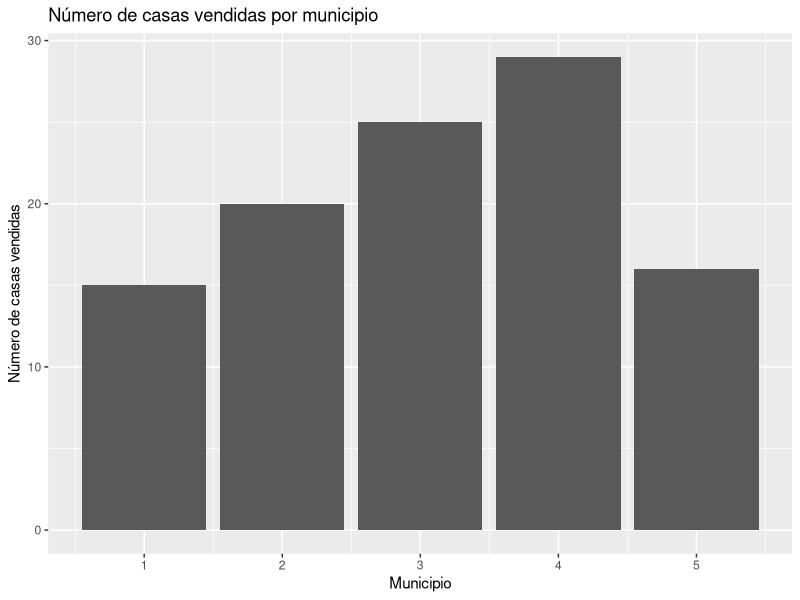
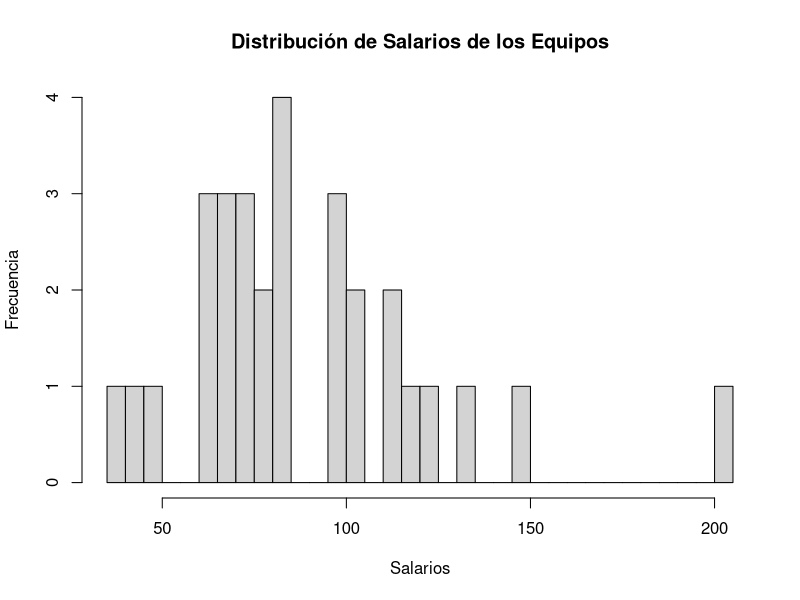

R code for these plots, in order:
# 51. Consulte los datos de inmobiliarias que aparecen en el apéndice A, al final del libro, los cuales contienen información sobre las casas vendidas en el área de Goodyear, Arizona, el año pasado.
# Seleccione un intervalo de clase apropiado, y organice los precios de venta en una distribución de
# frecuencias. Escriba un breve reporte que resuma sus resultados. Asegúrese de contestar las
# siguientes preguntas en dicho reporte.
# a) ¿Alrededor de qué valores tienden a acumularse los datos?
#   b) ¿Cuál es el precio de venta más alto? ¿Cuál es el precio de venta más bajo?
#   c) Elabore una distribución de frecuencias acumulativas. ¿Cuántas casas se vendieron en menos
# de $200 000? Calcule el porcentaje de casas que se vendieron en más de $220 000. ¿Qué porcentaje de casas se vendió en menos de $125 000?
#   d) Remítase a la variable con respecto a los municipios. Elabore una gráfica de barras que muestre el número de casas vendidas en cada municipio. ¿Existen diferencias o el número de casas
# que se vendieron en cada municipio es más o menos igual?
#   52. Consulte los datos Baseball 2009, los cuales contienen información sobre los 30 equipos de las
# Ligas Mayores de Béisbol durante la temporada 2009. Seleccione un intervalo de clase apropiado
# y organice la información sobre los salarios de los equipos en una distribución de frecuencias.
# a) ¿Cuál es el salario típico de un equipo? ¿Cuál es el rango de salarios?
#   b) Comente la forma de la distribución. ¿Parece que alguno de los salarios de los equipos no se
# encuentra en línea con los demás?
#   c) Diseñe una distribución de frecuencias acumulativas. ¿Cuarenta por ciento de los equipos
# pagan menos que cuál cantidad del salario total del equipo? ¿Cuántos equipos aproximadamente tiene salarios totales inferiores a $80 000 000?
#   31 49 19 62 24 45 23 51 55 60
# 40 35 54 26 57 37 43 65 18 41
# 50 56 4 54 39 52 35 51 63 42
# 47 1 8 46 76 26 4 3 39 45
# 4 21 80 63 100 65 91 29 7 15
# 7 52 87 39 106 25 55 2 3 8
# 14 38 59 33 76 71 37 51 1 24
# 35 86 185 13 7 43 36 20 79 9

# Cargar los datos inmobiliarios
real_estate <- read.csv("goodyearArizona.txt", header = TRUE, sep = "")

# Seleccionar la columna de precios de venta
precios <- real_estate$Precio

# Seleccionar un intervalo de clase apropiado
intervalo <- 25000

# Organizar los precios de venta en una distribución de frecuencias
breaks <- seq(floor(min(precios)), ceiling(max(precios)), by = intervalo)
frecuencia <- cut(precios, breaks = breaks, right = FALSE, include.lowest = TRUE)
tabla_frecuencia <- table(frecuencia)

# a) Alrededor de qué valores tienden a acumularse los datos
precio_medio <- mean(precios)
precio_mediano <- median(precios)

# b) Precio de venta más alto y más bajo
precio_max <- max(precios)
precio_min <- min(precios)

# c) Distribución de frecuencias acumulativas
tabla_frecuencia_acumulada <- cumsum(tabla_frecuencia)
casas_menor_200k <- sum(precios < 200000)
porcentaje_mayor_220k <- sum(precios > 220000) / length(precios) * 100
porcentaje_menor_125k <- sum(precios < 125000) / length(precios) * 100

# d) Gráfica de barras del número de casas vendidas en cada municipio
library(ggplot2)
grafica_municipios <- ggplot(real_estate, aes(x = Colonia)) +
  geom_bar() +
  labs(title = "Número de casas vendidas por municipio",
       x = "Municipio",
       y = "Número de casas vendidas")

# Mostrar la gráfica
print(grafica_municipios)

# Resumen del reporte
reporte <- paste(
  "Informe sobre los precios de venta de casas en Goodyear, Arizona:

  a) Los datos tienden a acumularse alrededor de los siguientes valores:
     - Precio medio de venta: $", round(precio_medio, 2), "
     - Precio mediano de venta: $", round(precio_mediano, 2), "
     - La medida más representativa del costo típico es el precio mediano, ya que no se ve afectada por valores atípicos tanto como el precio medio.

  b) El precio de venta más alto fue de $", precio_max, "
     El precio de venta más bajo fue de $", precio_min, "

  c) Distribución de frecuencias acumulativas:
     - Número de casas vendidas en menos de $200,000: ", casas_menor_200k, "
     - Porcentaje de casas que se vendieron en más de $220,000: ", round(porcentaje_mayor_220k, 2), "%
     - Porcentaje de casas que se vendieron en menos de $125,000: ", round(porcentaje_menor_125k, 2), "%

  d) Número de casas vendidas por municipio:
     (ver gráfica adjunta)"
)
cat(reporte)


# Ejercicios de la base de datos 53
# 
# 53. Consulte los datos de los autobuses del Distrito Escolar Buena. Seleccione la variable que se refiere al número de millas que recorrieron el mes pasado, y organice estos datos en una distribución
# de frecuencias.
# a) ¿Cuál es la cantidad típica de millas recorridas? ¿Cuál es el rango?
#   b) Comente la forma de la distribución. ¿Existen valores atípicos en términos de millas conducidas?
#   c) Diseñe una distribución de frecuencias acumulativas. ¿Cuarenta por ciento de los autobuses
# fueron conducidos durante menos de cuántas millas? ¿Cuántos autobuses fueron conducidos
# menos de 850 millas?
#   d) Consulte las variables con respecto al tipo de autobús y al númerode asientos en cada uno.
# Elabore una gráfica de pastel de cada variable y comente sus hallazgos.

# Cargar los datos de béisbol
baseball_2009 <- read.csv("baseball.txt", header = TRUE, sep = "")

# Seleccionar la columna de salarios de los equipos
salarios <- baseball_2009$Salario.

# Seleccionar un intervalo de clase apropiado
intervalo <- 10000000

# Organizar la información sobre los salarios de los equipos en una distribución de frecuencias
breaks <- seq(floor(min(salarios)), ceiling(max(salarios)), by = intervalo)
frecuencia <- cut(salarios, breaks = breaks, right = FALSE, include.lowest = TRUE)
tabla_frecuencia <- table(frecuencia)

# a) Salario típico de un equipo y rango de salarios
salario_medio <- mean(salarios)
rango_salarios <- range(salarios)

# b) Forma de la distribución
hist(salarios, breaks = breaks, main = "Distribución de Salarios de los Equipos", xlab = "Salarios", ylab = "Frecuencia")

# c) Distribución de frecuencias acumulativas
tabla_frecuencia_acumulada <- cumsum(tabla_frecuencia)
cuarenta_por_ciento <- quantile(salarios, 0.4)
equipos_menos_80m <- sum(salarios < 80000000)

# Resumen del reporte
reporte_baseball <- paste(
  "Informe sobre los salarios de los equipos de las Ligas Mayores de Béisbol durante la temporada 2009:

  a) Salario típico de un equipo:
     - Salario medio: $", round(salario_medio, 2), "
     - Rango de salarios: $", round(rango_salarios[1], 2), " a $", round(rango_salarios[2], 2), "

  b) Forma de la distribución:
     (ver histograma adjunto)

  c) Distribución de frecuencias acumulativas:
     - El 40% de los equipos paga menos que $", round(cuarenta_por_ciento, 2), "
     - Número de equipos con salarios totales inferiores a $80,000,000: ", equipos_menos_80m, "
"
)
cat(reporte_baseball)
